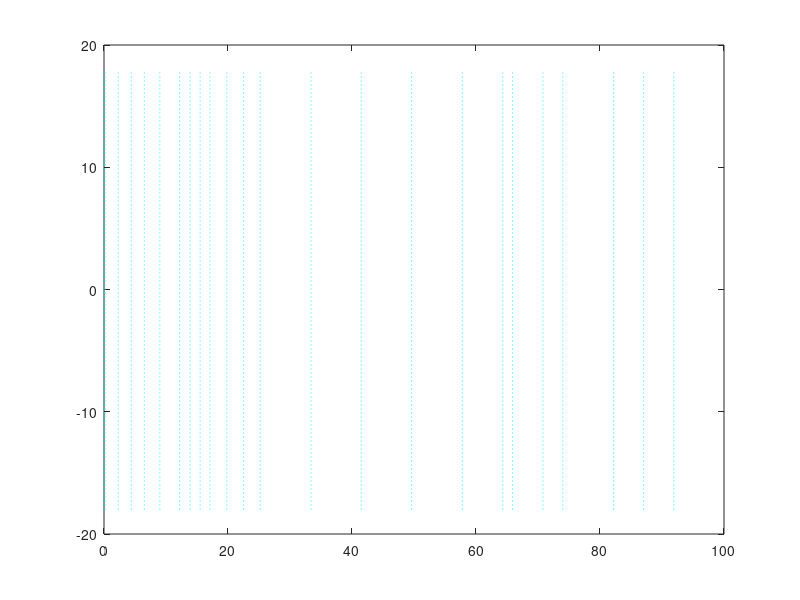

Here is the MATLAB script that generated this plot:
%%%% GLOBAL CONSTANTS %%%%%%%%%%%%%%%%%%%%%%%%%%%%%%%%%%%%%%%%%%%%%%%%%%%%%%%%%%%%%%%%%%%%%%%%%%%%%%
R = 91.9;       % span, [m]
c_max = 7.628;  % maximum chord of Sandia (monoplane) blade, [m]

% spanwise locations of spar stations
x1 = [0.0 0.2 2.3 4.4 6.5 9.0 12.2 13.9 15.5 17.1 19.8 22.5 25.2 33.4 41.5 49.6 57.8 64.3 65.9 70.8 74.0 82.2 87.0 91.9];

% plot the location of the monoplane spar stations as dashed vertical lines
x3 = [-18 18];
for j=1:length(x1)
    plot([x1(j) x1(j)], x3, 'c:');
    if j == 1
        hold on;
    end
end

% total cross-section heights of each spar station in the monoplane spar
% (the first 6 stations include the top and bottom root buildup heights, in addition to the shear web heights)
cs_heights = [5.392 5.375 5.089 4.791 4.455 4.101 3.680 3.480 3.285 3.089 2.882 2.696 2.498 2.077 1.672 1.360 1.138 0.954 0.910 0.832 0.796 0.707 0.651 0.508];